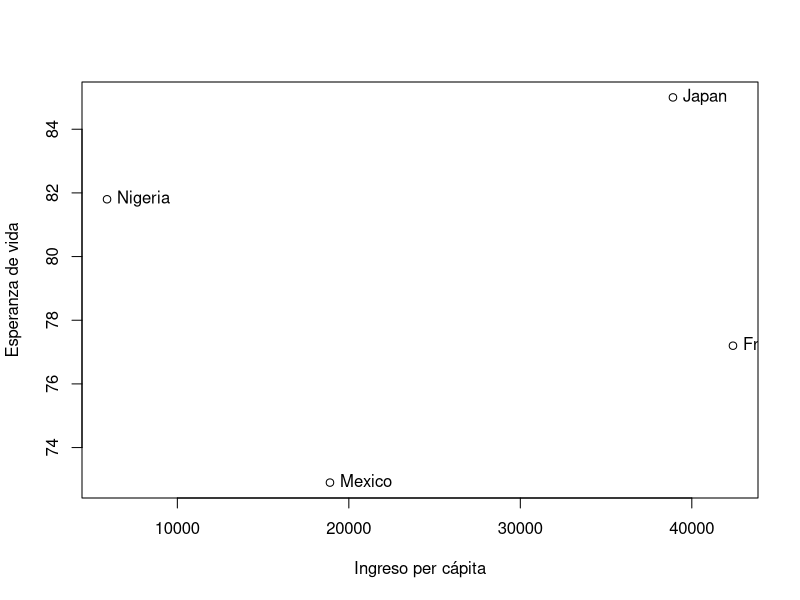
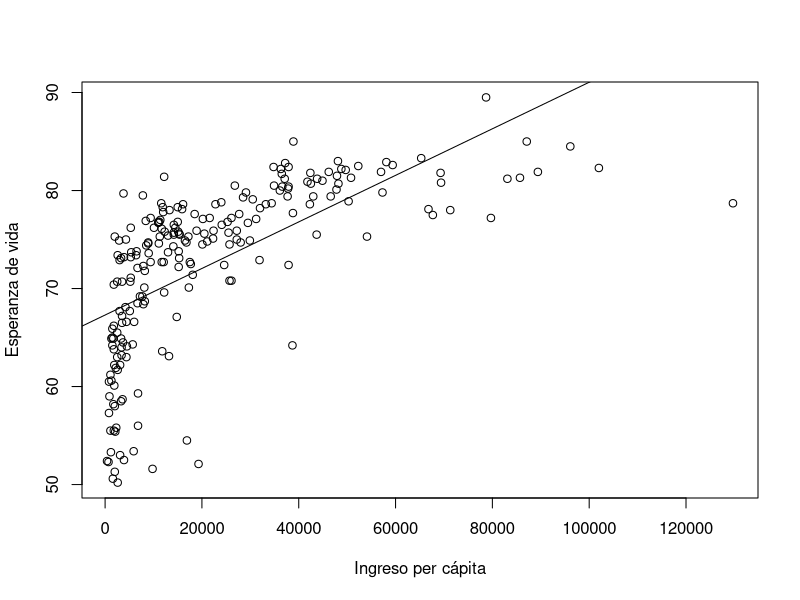

Write the R code that produced these figures, in order.
## ---- chunk 1
root_dir <- file.path("/Users","alejandro.mosino","Documents",
"cursos","econometria","econometria--R_book","_data_econometria")
knitr::opts_knit$set(root.dir =root_dir)
## ---- chunk 2

data<-read.csv("lif_exp4.csv", header=TRUE, sep=",")

knitr::kable(
data, caption = 'Datos sobre ingreso per-cápita y esperanza de vida para cuatro países seleccionados. Fuente: CIA World Factbook (2016).',
booktabs = TRUE
)
## ---- chunk 3
with(data,plot(rgdp,life_exp, xlab="Ingreso per cápita", ylab="Esperanza de vida"))
text(data$rgdp,data$life_exp,labels=data$country, pos=4)
## ---- chunk 4

data_full<-read.csv("lif_exp.csv", header=TRUE, sep=",")
head(data_full)
with(data_full,plot(rgdp,life_exp,xlab="Ingreso per cápita", ylab="Esperanza de vida"))
with(data_full,abline(lm(life_exp ~ rgdp)))
